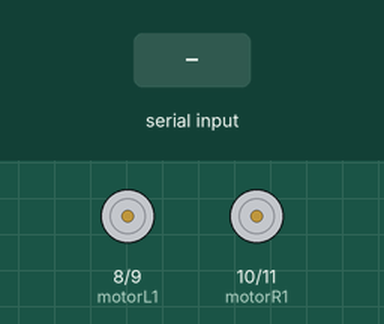
Bench run of a sketch on a simulated Arduino Uno, built with avr-gcc and run on an emulated ATmega328P. Parts: motor-driver pin pairs drawn as motors (green arrow = first pin HIGH = forward, orange = second pin HIGH = backward, longer = more drive). The inputs (shaded band) are chosen by the test bench.

Above: at 1.2 s.
1.3 s: "f" received over Serial
At 1.8 s:
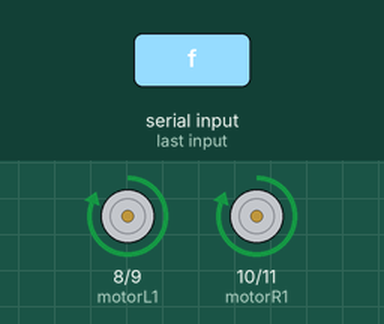
2.9 s: "r" received over Serial
At 4.2 s:
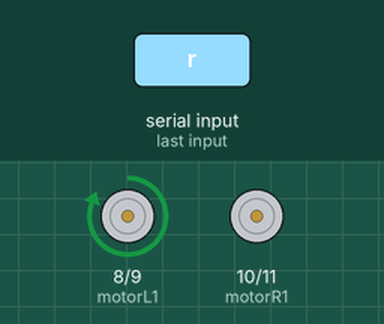
4.5 s: "l" received over Serial
At 5.4 s:
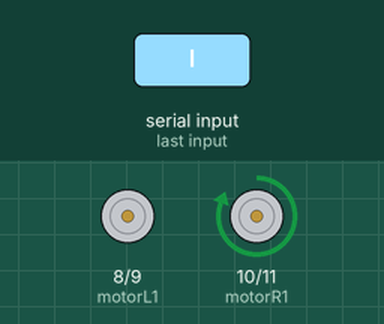
6.1 s: "b" received over Serial
At 6.6 s:
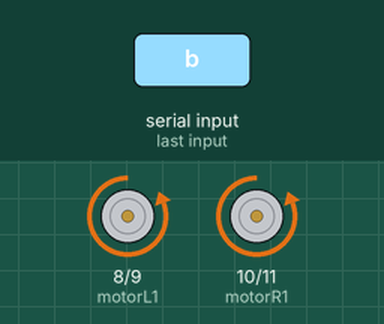
7.7 s: "s" received over Serial
At 9.1 s:
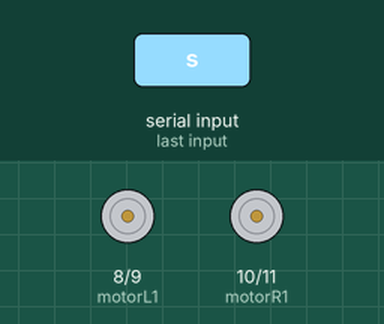
Timing chart, 0 to 10.3 s (numbered marks = the images above; inputs shaded):
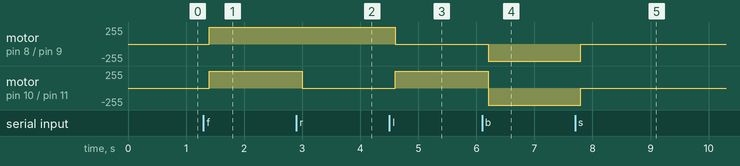

The sketch:

androidBot.ino
```cpp
//NOTE : MAY NOT WORK IF YOU SEND A "STRING" INSTEAD OF A 'C' (single character) from Serial communication!

char line1;                               //char variable to store message serially received.
int flag;                                 //flag to hold current state of operation, like forward movement.


//pins to be interfaced to the motor
int motorL1 = 8;
int motorL2 = 9;
int motorR1 = 10;
int motorR2 = 11;

void setup(){

  // initialize the serial communications:
  Serial.begin(9600);

  //declare motor pins as OUTPUT
  pinMode(motorL1, OUTPUT);
  pinMode(motorL2, OUTPUT);
  pinMode(motorR1, OUTPUT);
  pinMode(motorR2, OUTPUT);
}

void loop()
{
  if (Serial.available()) {               //check if serial communication has started or not
    delay(100);                           //give a delay to microcontroller to prepare for further operations

      while (Serial.available() > 0) {    //while loop commands take place only when Seril is receiving something

      line1 = Serial.read();              //store message received in line1 variable

      if(line1=='f'){                     //check if line1 holds value 'f'
        flag = 0;                         //trigger the flag to store value 0
      }
      if(line1=='s'){
        flag = 1;
      }
      if(line1=='r'){
        flag = 2;
      }
      if(line1=='l'){
        flag = 3;
      }
      if(line1=='b'){
        flag = 4;
      }

      if(flag == 0){                      //if flag contains 0 then forward movement sequnce takes place
        digitalWrite(motorL1,HIGH);       //FORWARD sequnce
        digitalWrite(motorL2,LOW);
        digitalWrite(motorR1,HIGH);
        digitalWrite(motorR2,LOW);

      }
      if(flag == 1){                      //STOP sequnce
        digitalWrite(motorL1,LOW);
        digitalWrite(motorL2,LOW);
        digitalWrite(motorR1,LOW);
        digitalWrite(motorR2,LOW);

      }
      if(flag == 2){                      //RIGHT movement sequence
        digitalWrite(motorL1,HIGH);
        digitalWrite(motorL2,LOW);
        digitalWrite(motorR1,LOW);
        digitalWrite(motorR2,LOW);

      }
      if(flag == 3){                      //LEFT movement sequence
        digitalWrite(motorL1,LOW);
        digitalWrite(motorL2,LOW);
        digitalWrite(motorR1,HIGH);
        digitalWrite(motorR2,LOW);

      }
      if(flag == 4){                      //BACKWARD sequence
        digitalWrite(motorL1,LOW);
        digitalWrite(motorL2,HIGH);
        digitalWrite(motorR1,LOW);
        digitalWrite(motorR2,HIGH);
      }
    }
  }
}
```

Measured:
- after the input at 1.3 s, motor on pin 8 (motorL1) / pin 9 (motorL2), motor on pin 10 (motorR1) / pin 11 (motorR2): stopped → forward 255/255 after 0.10 s
- after the input at 2.9 s, motor on pin 10 (motorR1) / pin 11 (motorR2): forward 255/255 → stopped after 0.10 s
- after the input at 4.5 s, motor on pin 8 (motorL1) / pin 9 (motorL2): forward 255/255 → stopped after 0.10 s; motor on pin 10 (motorR1) / pin 11 (motorR2): stopped → forward 255/255 after 0.10 s
- after the input at 6.1 s, motor on pin 8 (motorL1) / pin 9 (motorL2): stopped → backward 255/255 after 0.10 s; motor on pin 10 (motorR1) / pin 11 (motorR2): forward 255/255 → backward 255/255 after 0.10 s
- after the input at 7.7 s, motor on pin 8 (motorL1) / pin 9 (motorL2), motor on pin 10 (motorR1) / pin 11 (motorR2): backward 255/255 → stopped after 0.10 s
